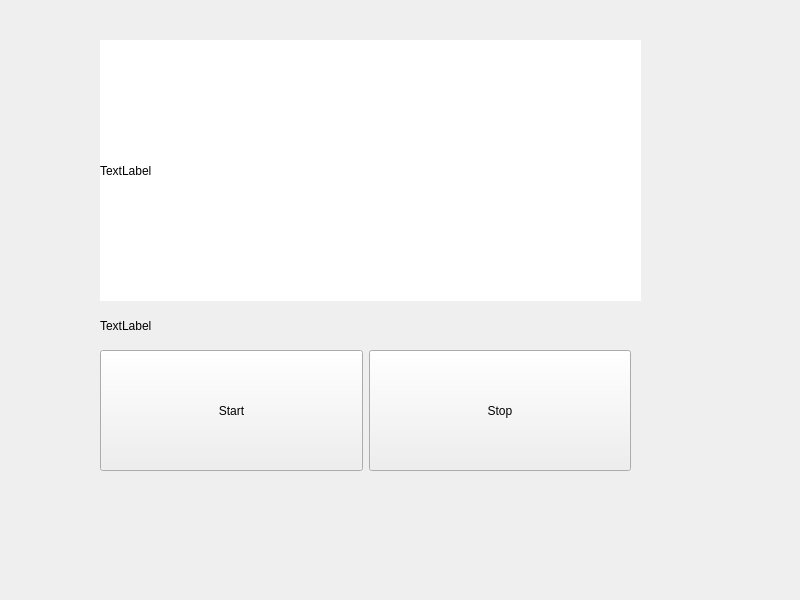
<?xml version="1.0" encoding="UTF-8"?>
<ui version="4.0">
 <class>MainWindow</class>
 <widget class="QMainWindow" name="MainWindow">
  <property name="geometry">
   <rect>
    <x>0</x>
    <y>0</y>
    <width>800</width>
    <height>600</height>
   </rect>
  </property>
  <property name="windowTitle">
   <string>MainWindow</string>
  </property>
  <widget class="QWidget" name="centralwidget">
   <widget class="QLabel" name="labelVideo">
    <property name="geometry">
     <rect>
      <x>100</x>
      <y>40</y>
      <width>541</width>
      <height>261</height>
     </rect>
    </property>
    <property name="styleSheet">
     <string notr="true">background-color: rgb(255, 255, 255);</string>
    </property>
    <property name="text">
     <string>TextLabel</string>
    </property>
   </widget>
   <widget class="QLabel" name="labelSum">
    <property name="geometry">
     <rect>
      <x>100</x>
      <y>320</y>
      <width>56</width>
      <height>12</height>
     </rect>
    </property>
    <property name="text">
     <string>TextLabel</string>
    </property>
   </widget>
   <widget class="QWidget" name="layoutWidget">
    <property name="geometry">
     <rect>
      <x>100</x>
      <y>350</y>
      <width>531</width>
      <height>121</height>
     </rect>
    </property>
    <layout class="QHBoxLayout" name="horizontalLayout">
     <item>
      <widget class="QPushButton" name="btnStart">
       <property name="sizePolicy">
        <sizepolicy hsizetype="Minimum" vsizetype="Expanding">
         <horstretch>0</horstretch>
         <verstretch>0</verstretch>
        </sizepolicy>
       </property>
       <property name="text">
        <string>Start</string>
       </property>
      </widget>
     </item>
     <item>
      <widget class="QPushButton" name="btnStop">
       <property name="sizePolicy">
        <sizepolicy hsizetype="Minimum" vsizetype="Expanding">
         <horstretch>0</horstretch>
         <verstretch>0</verstretch>
        </sizepolicy>
       </property>
       <property name="text">
        <string>Stop</string>
       </property>
      </widget>
     </item>
    </layout>
   </widget>
  </widget>
 </widget>
 <resources/>
 <connections/>
</ui>
